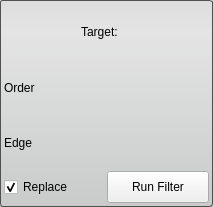
<?xml version="1.0" encoding="UTF-8"?>
<ui version="4.0">
 <class>IntensityCorrectionFilterInterface</class>
 <widget class="QWidget" name="IntensityCorrectionFilterInterface">
  <property name="geometry">
   <rect>
    <x>0</x>
    <y>0</y>
    <width>213</width>
    <height>207</height>
   </rect>
  </property>
  <property name="sizePolicy">
   <sizepolicy hsizetype="MinimumExpanding" vsizetype="Fixed">
    <horstretch>0</horstretch>
    <verstretch>0</verstretch>
   </sizepolicy>
  </property>
  <property name="minimumSize">
   <size>
    <width>213</width>
    <height>207</height>
   </size>
  </property>
  <property name="maximumSize">
   <size>
    <width>16777215</width>
    <height>207</height>
   </size>
  </property>
  <property name="windowTitle">
   <string>Form</string>
  </property>
  <property name="styleSheet">
   <string notr="true">QWidget#IntensityCorrectionFilterInterface{
	border-radius: 3px;
	border: 1px solid rgb(80, 80,80);
	background-color: qlineargradient(spread:pad, x1:0.5, y1:0, x2:0.5, y2:0.960227, stop:0 rgba(221, 221, 221, 255), stop:0.155779 rgba(228, 228, 228, 255), stop:1 rgba(202, 204, 204, 255));      
}</string>
  </property>
  <layout class="QVBoxLayout" name="verticalLayout">
   <property name="spacing">
    <number>0</number>
   </property>
   <property name="margin">
    <number>4</number>
   </property>
   <item>
    <layout class="QHBoxLayout" name="activeHLayout" stretch="1">
     <property name="spacing">
      <number>0</number>
     </property>
     <item>
      <widget class="QLabel" name="activeLabel">
       <property name="sizePolicy">
        <sizepolicy hsizetype="Fixed" vsizetype="Preferred">
         <horstretch>0</horstretch>
         <verstretch>0</verstretch>
        </sizepolicy>
       </property>
       <property name="minimumSize">
        <size>
         <width>50</width>
         <height>0</height>
        </size>
       </property>
       <property name="text">
        <string>Target:</string>
       </property>
      </widget>
     </item>
    </layout>
   </item>
   <item>
    <layout class="QHBoxLayout" name="orderHLayout_top">
     <item>
      <widget class="QLabel" name="orderLabel">
       <property name="text">
        <string>Order</string>
       </property>
      </widget>
     </item>
     <item>
      <spacer name="orderHSpacer">
       <property name="orientation">
        <enum>Qt::Horizontal</enum>
       </property>
       <property name="sizeHint" stdset="0">
        <size>
         <width>40</width>
         <height>20</height>
        </size>
       </property>
      </spacer>
     </item>
    </layout>
   </item>
   <item>
    <layout class="QHBoxLayout" name="orderHLayout_bottom"/>
   </item>
   <item>
    <layout class="QHBoxLayout" name="edgeHLayout_top">
     <item>
      <widget class="QLabel" name="edgeLabel">
       <property name="text">
        <string>Edge</string>
       </property>
      </widget>
     </item>
     <item>
      <spacer name="edgeHSpacer">
       <property name="orientation">
        <enum>Qt::Horizontal</enum>
       </property>
       <property name="sizeHint" stdset="0">
        <size>
         <width>40</width>
         <height>20</height>
        </size>
       </property>
      </spacer>
     </item>
    </layout>
   </item>
   <item>
    <layout class="QHBoxLayout" name="edgeHLayout_bottom"/>
   </item>
   <item>
    <layout class="QHBoxLayout" name="replaceRunLayout">
     <property name="spacing">
      <number>0</number>
     </property>
     <item>
      <widget class="QCheckBox" name="replaceCheckBox">
       <property name="minimumSize">
        <size>
         <width>0</width>
         <height>32</height>
        </size>
       </property>
       <property name="text">
        <string>Replace</string>
       </property>
       <property name="checked">
        <bool>true</bool>
       </property>
      </widget>
     </item>
     <item>
      <widget class="QPushButton" name="runButton">
       <property name="minimumSize">
        <size>
         <width>0</width>
         <height>32</height>
        </size>
       </property>
       <property name="maximumSize">
        <size>
         <width>16777215</width>
         <height>32</height>
        </size>
       </property>
       <property name="text">
        <string>Run Filter</string>
       </property>
      </widget>
     </item>
    </layout>
   </item>
  </layout>
 </widget>
 <resources/>
 <connections/>
</ui>
